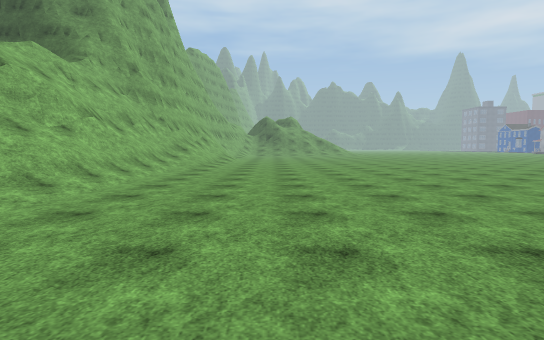
view 1 (above)

20 first-person views from a walk through a 3-D level made in the Unity game engine. The camera is 1.4 m above the floor, tilts 4° down and sees 80° across. The floor is counted in squares, 2 m on a side. Each view is taken from the middle of a square. On the plan, view 1 faces up. The plan holds only what a view shows up to about 10 squares ahead; the rest is blank. The place goes on beyond the plan. The player character is not drawn. Some surface patterns are stand-ins.

view 2
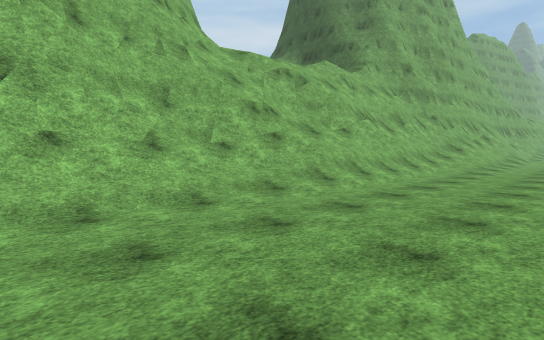

view 3
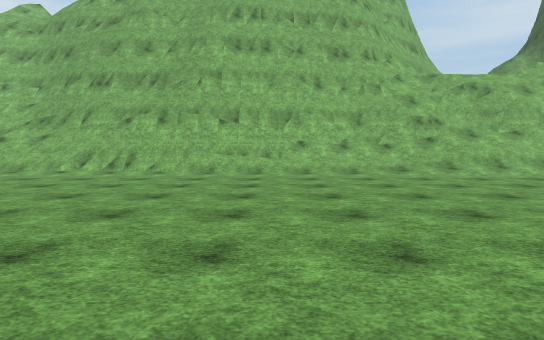

view 4
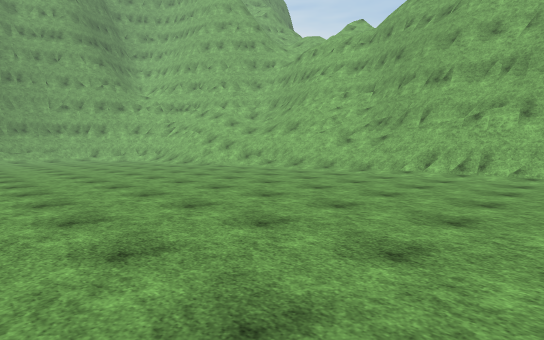

view 5
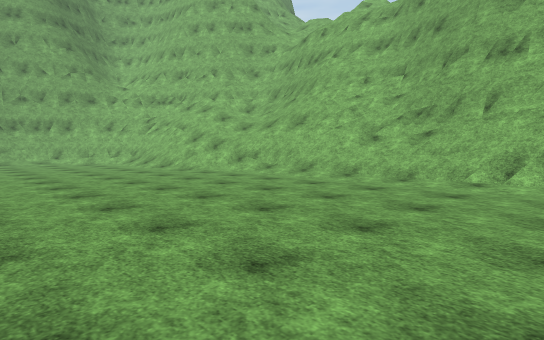

view 6
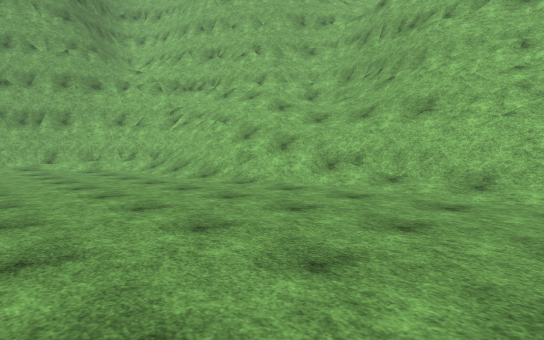

view 7
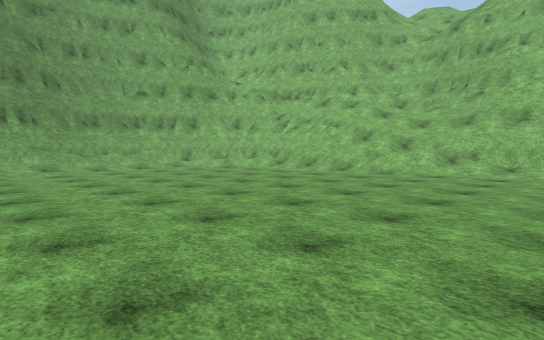

view 8
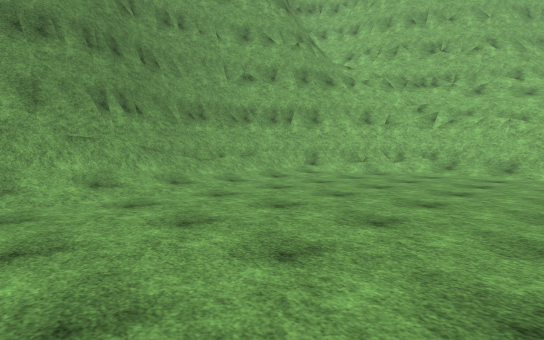

view 9
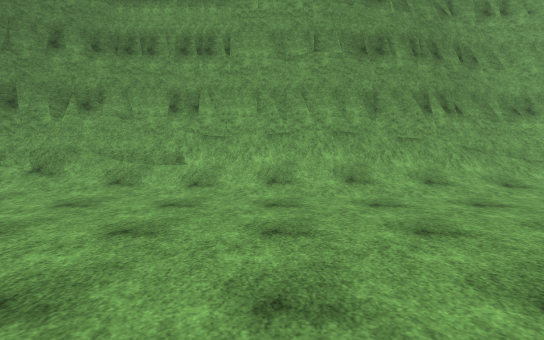

view 10
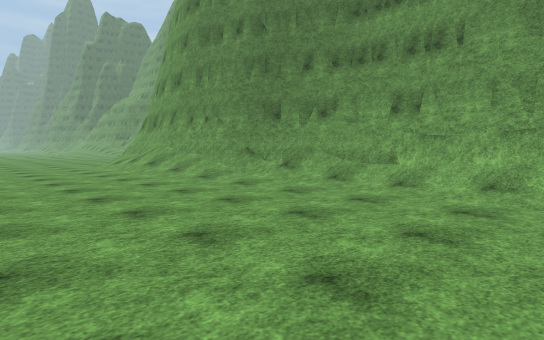

view 11
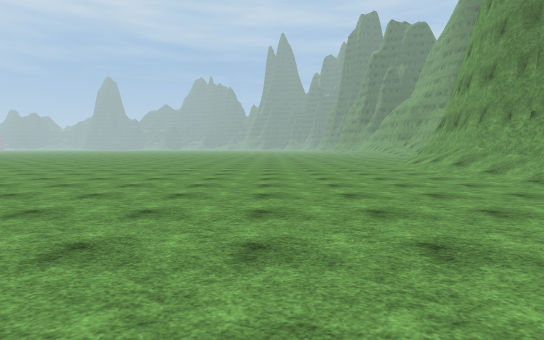

view 12
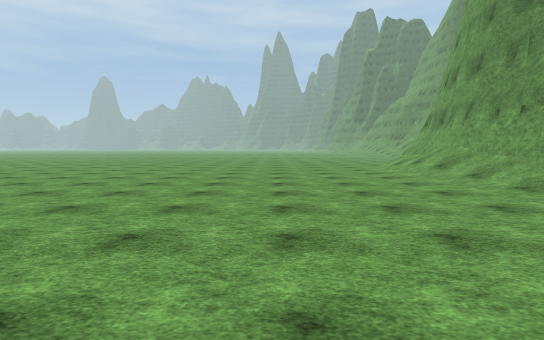

view 13
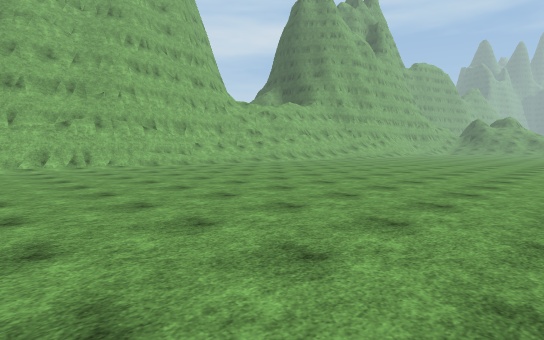

view 14
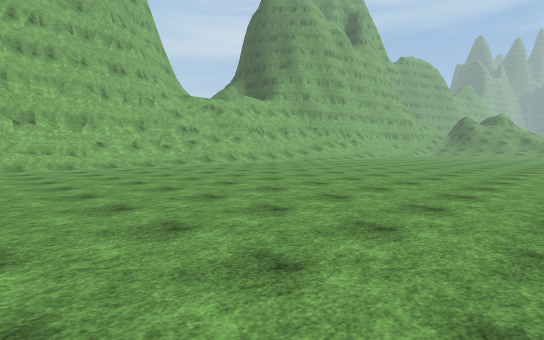

view 15
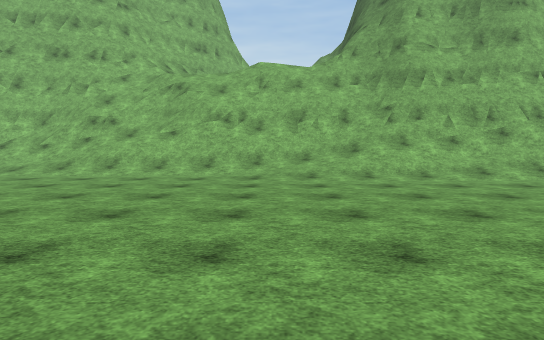

view 16
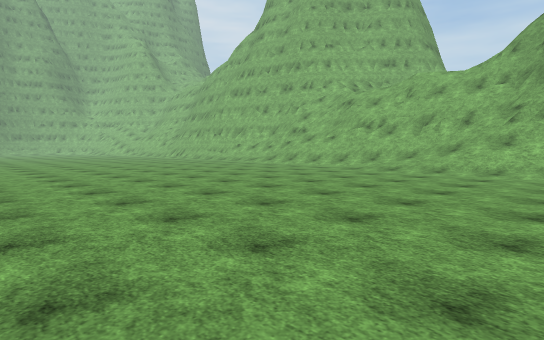

view 17
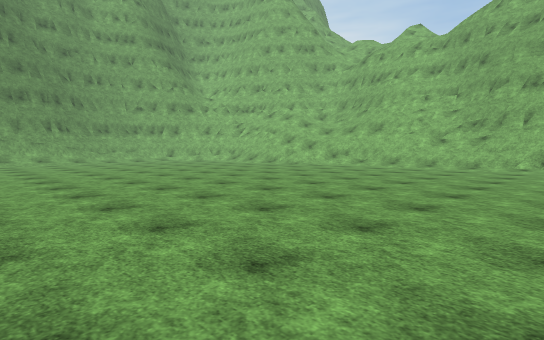

view 18
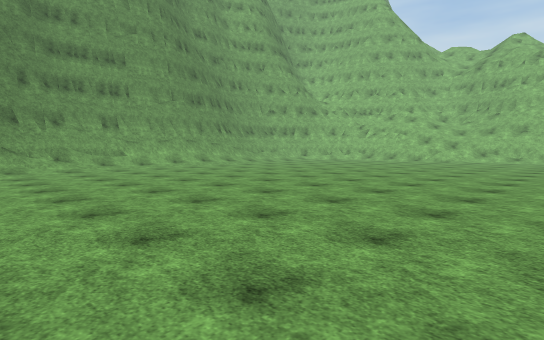

view 19
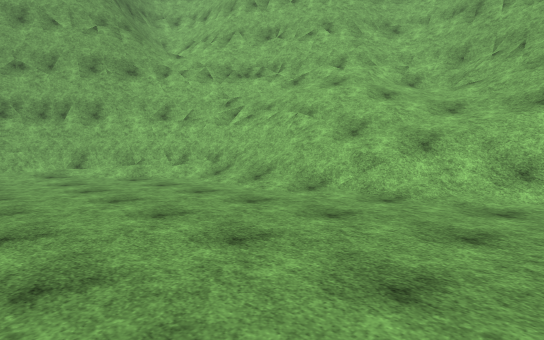

view 20
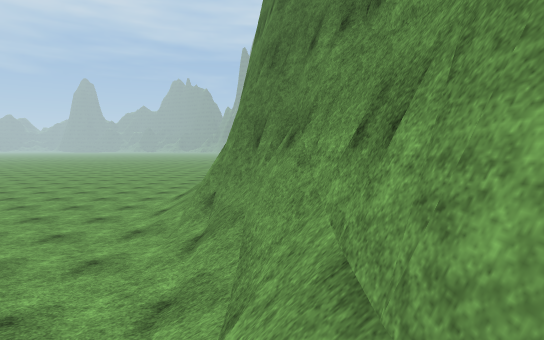

### Floor plan
Key: @ floor where view 1 was taken; # wall or solid block; . floor; / step, stairs or slope; = window, fence, low wall or low ledge.
Columns run from 7 left of view 1 to 18 right of it. Each row starts with its distance up from view 1.
 15   ##//.  ......
 14  ###//.........
 13  #=///.........
 12   =///.........
 11   ==//.........
 10 =#///...........
  9 ===//...........
  8  ##//..........
  7 #==//..........
  6 ==///..........
  5 #==//..........
  4 ##=//..........
  3 ##///..........
  2  ##/............
  1   #/............
  0   ##...@........
 -1   ##............
 -2   ##............
 -3    #............
 -4    #............
 -5   ##............       ..
 -6   ##/...........      ....
 -7  ##/............     .....
 -8 ##=//.....................
 -9 ###//.....................
-10 ##/#/.....................
-11 ##/#/.....................
-12 ##///.....................
-13 #=///.....................
-14 #/////....................
-15 ##////....................
-16  ##/=/....................
-17  ##/#/....................
-18   ####/............///////
-19     ###//..////////=######
-20       ##/////////####
-21        ###########

Where each view was taken, in squares from view 1:
view 1: 0 up, 0 right, facing up
view 2: 0 up, 0 right, facing up-left
view 3: 0 up, 5 right, facing left
view 4: 2 down, 5 right, facing down-left
view 5: 4 down, 3 right, facing down-left
view 6: 8 down, 2 right, facing down-left
view 7: 9 down, 6 right, facing down-left
view 8: 14 down, 7 right, facing down-left
view 9: 14 down, 8 right, facing down
view 10: 14 down, 7 right, facing down-right
view 11: 13 down, 7 right, facing right
view 12: 14 down, 8 right, facing right
view 13: 7 down, 8 right, facing up-left
view 14: 3 down, 8 right, facing up-left
view 15: 10 up, 5 right, facing left
view 16: 15 up, 7 right, facing down-left
view 17: 4 down, 8 right, facing down-left
view 18: 8 down, 14 right, facing down-left
view 19: 11 down, 2 right, facing down-left
view 20: 20 down, 8 right, facing right
